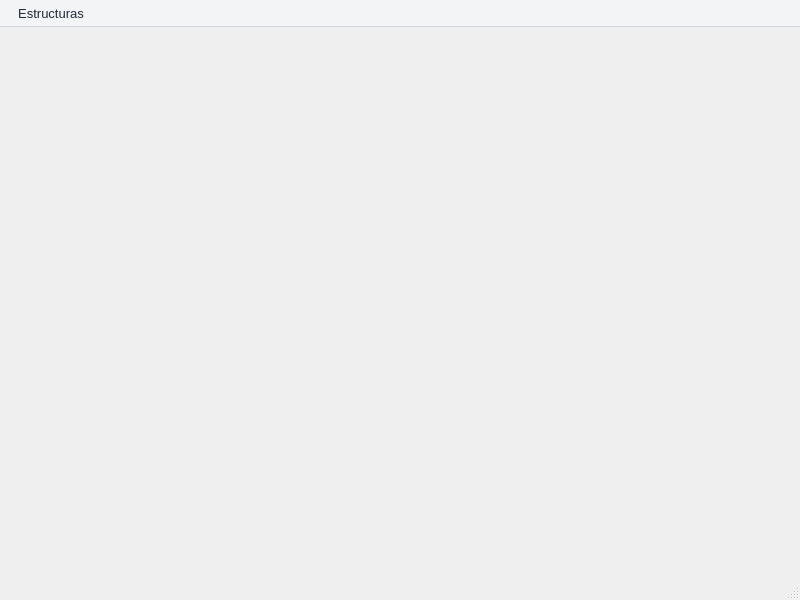
<?xml version="1.0" encoding="UTF-8"?>
<ui version="4.0">
 <class>MainWindow</class>
 <widget class="QMainWindow" name="MainWindow">
  <property name="geometry">
   <rect>
    <x>0</x>
    <y>0</y>
    <width>800</width>
    <height>600</height>
   </rect>
  </property>
  <property name="windowTitle">
   <string>MainWindow</string>
  </property>
  <property name="styleSheet">
   <string notr="true">/* ==========================================================================
   1. LINE EDIT (QLineEdit)
   ========================================================================== */
QLineEdit {
    background-color: #ffffff;
    border: 1px solid #d1d5db;
    border-radius: 6px;
    padding: 6px 10px;
    color: #1f2937;
    font-size: 13px;
    selection-background-color: #3b82f6;
}

QLineEdit:focus {
    border: 2px solid #3b82f6;
    background-color: #ffffff;
}

QLineEdit:disabled {
    background-color: #f3f4f6;
    color: #9ca3af;
    border: 1px solid #e5e7eb;
}

/* ==========================================================================
   2. PUSH BUTTON (QPushButton)
   ========================================================================== */
QPushButton {
    background-color: #3b82f6;
    color: #ffffff;
    border: none;
    border-radius: 6px;
    padding: 8px 16px;
    font-size: 13px;
    font-weight: bold;
}

QPushButton:hover {
    background-color: #2563eb;
}

QPushButton:pressed {
    background-color: #1d4ed8;
    padding-left: 18px;
    padding-top: 9px;
}

QPushButton:disabled {
    background-color: #bdc3c7;
    color: #7f8c8d;
}

/* ==========================================================================
   3. MENU BAR Y MENÚS DESPLEGABLES (QMenuBar y QMenu)
   ========================================================================== */
QMenuBar {
    background-color: #f3f4f6;
    border-bottom: 1px solid #d1d5db;
    color: #1f2937;
    font-size: 13px;
}

QMenuBar::item {
    background-color: transparent;
    padding: 6px 12px;
    border-radius: 4px;
}

QMenuBar::item:selected {
    background-color: #e5e7eb;
    color: #000000;
}

QMenu {
    background-color: #ffffff;
    border: 1px solid #d1d5db;
    padding: 5px 0px;
}

QMenu::item {
    padding: 6px 25px 6px 20px;
    color: #1f2937;
}

QMenu::item:selected {
    background-color: #3b82f6;
    color: #ffffff;
}</string>
  </property>
  <widget class="QWidget" name="centralwidget"/>
  <widget class="QMenuBar" name="menubar">
   <property name="geometry">
    <rect>
     <x>0</x>
     <y>0</y>
     <width>800</width>
     <height>31</height>
    </rect>
   </property>
   <widget class="QMenu" name="menuEstructuras">
    <property name="title">
     <string>Estructuras</string>
    </property>
    
    <widget class="QMenu" name="menuLineales">
     <property name="title">
      <string>Lineales</string>
     </property>
     <addaction name="actionLista_enlazada"/>
     <addaction name="actionPila"/> </widget>
    
    <widget class="QMenu" name="menuAplicaciones">
     <property name="title">
      <string>Aplicaciones</string>
     </property>
     <addaction name="actionPosfija"/>
    </widget>
    
    <addaction name="menuLineales"/>
    <addaction name="menuAplicaciones"/>
    <addaction name="separator"/>
   </widget>
   <addaction name="menuEstructuras"/>
  </widget>
  <widget class="QStatusBar" name="statusbar"/>
  
  <action name="actionLista_enlazada">
   <property name="text">
    <string>Lista enlazada </string>
   </property>
  </action>
  
  <action name="actionPila">
   <property name="text">
    <string>Pila (Stack)</string>
   </property>
  </action>

  <action name="actionPosfija">
   <property name="text">
    <string>Convertidor Posfija</string>
   </property>
  </action>
 </widget>
 <resources/>
 <connections/>
</ui>
